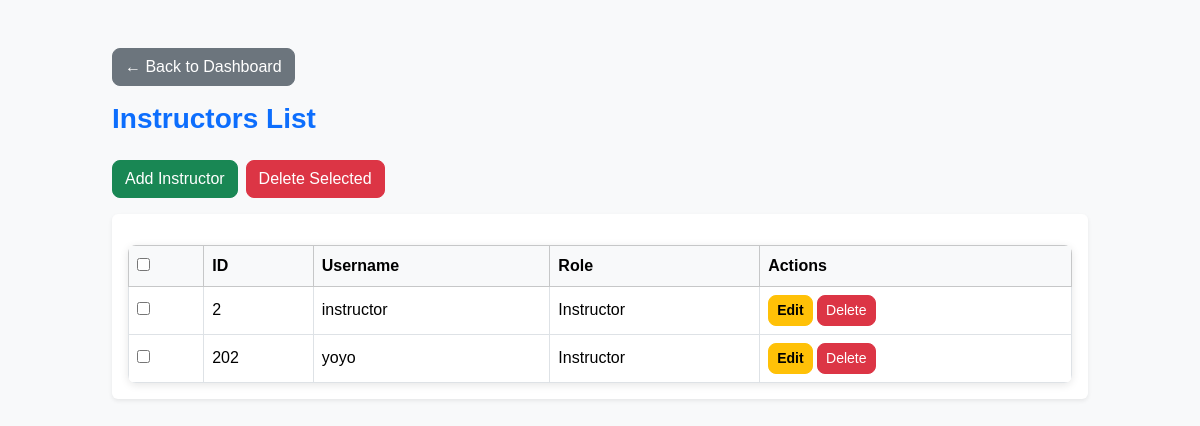
Before: /dashboard/admin/instructors (signed in) with the older database file.
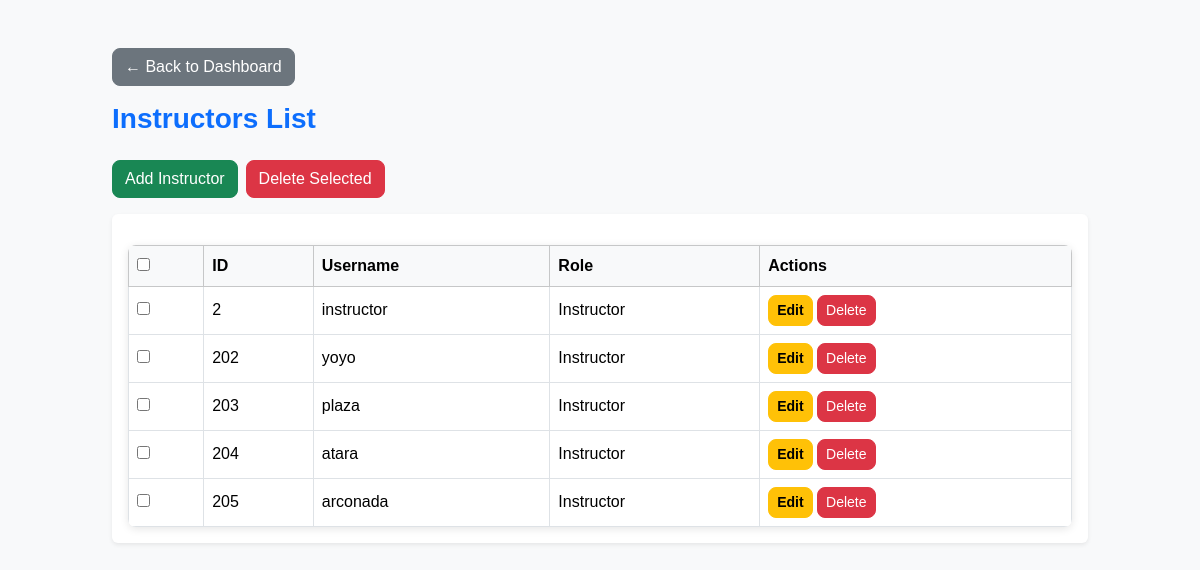
After: the same page with the newer database file.
### app.py (models this page shows)
class User(db.Model):
    id = db.Column(db.Integer, primary_key=True)
    username = db.Column(db.String(50), unique=True, nullable=False)
    password = db.Column(db.String(200), nullable=False)
    role = db.Column(db.String(20), nullable=False)  # Admin/Instructor/Student

### app.py (the view)
@app.route('/dashboard/admin/instructors')
@login_required(role='Admin')
def view_instructors():
    instructors = User.query.filter_by(role='Instructor').all()
    return render_template('instructors.html', instructors=instructors)

### app.py (called while the page is built)
def login_required(role=None):
    def decorator(f):
        @wraps(f)
        def decorated_function(*args, **kwargs):
            if 'user_id' not in session:
                flash("Please log in first.", "danger")
                return redirect(url_for('login'))
            if role and session.get('role') not in (role if isinstance(role, list) else [role]):
                flash("Access denied.", "danger")
                return redirect(url_for('login'))
            return f(*args, **kwargs)
        return decorated_function
    return decorator

### templates/instructors.html (shortened to what this page needs)
<!DOCTYPE html>
<html lang="en">
<head>
<link href="https://cdn.jsdelivr.net/npm/bootstrap@5.3.3/dist/css/bootstrap.min.css" rel="stylesheet">
<link rel="stylesheet" href="{{ url_for('static', filename='css/style.css') }}">
</head>
<body class="bg-light">
<div class="container mt-5">
    <div class="mb-3">
        <a href="{{ url_for('dashboard_admin') }}" class="btn btn-secondary">
            ← Back to Dashboard
        </a>
    </div>
    <h3 class="text-primary mb-4">Instructors List</h3>
    <div class="mb-3 d-flex gap-2">
        <a href="{{ url_for('add_instructor') }}" class="btn btn-success">Add Instructor</a>
        <button type="button" class="btn btn-danger" id="delete-selected" data-bs-toggle="modal" data-bs-target="#confirmDeleteModal">
            Delete Selected
        </button>
    </div>
    <form method="POST" action="{{ url_for('bulk_delete_instructors') }}" id="bulk-delete-form">
        <div class="table-responsive shadow-sm bg-white p-3 rounded">
            <table class="table table-bordered table-hover align-middle mb-0">
                <thead class="table-light">
                    <tr>
                        <th><input type="checkbox" id="select-all"></th>
                        <th>ID</th>
                        <th>Username</th>
                        <th>Role</th>
                        <th>Actions</th>
                    </tr>
                </thead>
                <tbody>
                    {% for instructor in instructors %}
                    <tr>
                        <td><input type="checkbox" name="instructor_ids" value="{{ instructor.id }}"></td>
                        <td>{{ instructor.id }}</td>
                        <td>{{ instructor.username }}</td>
                        <td>{{ instructor.role }}</td>
                        <td>
                            <a href="{{ url_for('edit_instructor', id=instructor.id) }}" class="btn btn-sm btn-warning">Edit</a>
                            <form action="{{ url_for('delete_instructor', id=instructor.id) }}" method="POST" style="display:inline;">
                                <button type="submit" class="btn btn-sm btn-danger" onclick="return confirm('Are you sure you want to delete this instructor?')">Delete</button>
                            </form>
                        </td>
                    </tr>
                    {% else %}
                    <tr>
                        <td colspan="5" class="text-center">No instructors found.</td>
                    </tr>
                    {% endfor %}
                </tbody>
            </table>
        </div>
    </form>
</div>
</body>
</html>

### static/css/style.css (style rules this page uses)
#delete-selected { transition: background-color 0.3s, transform 0.2s; }
.table { border-radius: 8px; overflow: hidden; box-shadow: 0 2px 8px rgba(0,0,0,0.1); }
.table { margin-top: 15px; }
body { background-color: #f8f9fa; font-family: "Poppins", Arial, sans-serif; color: #333; }
.container { max-width: 1000px; }
h1, h2, h3 { font-weight: 600; }
h3.text-primary { color: #0d6efd !important; }
.btn { border-radius: 8px !important; font-weight: 500; transition: transform 0.2s ease, box-shadow 0.2s ease; }
.btn-warning { font-weight: 600; }

Changed rows visible on the page:
added User: id "203", username "plaza", role "Instructor"
added User: id "204", username "atara", role "Instructor"
added User: id "205", username "arconada", role "Instructor"
